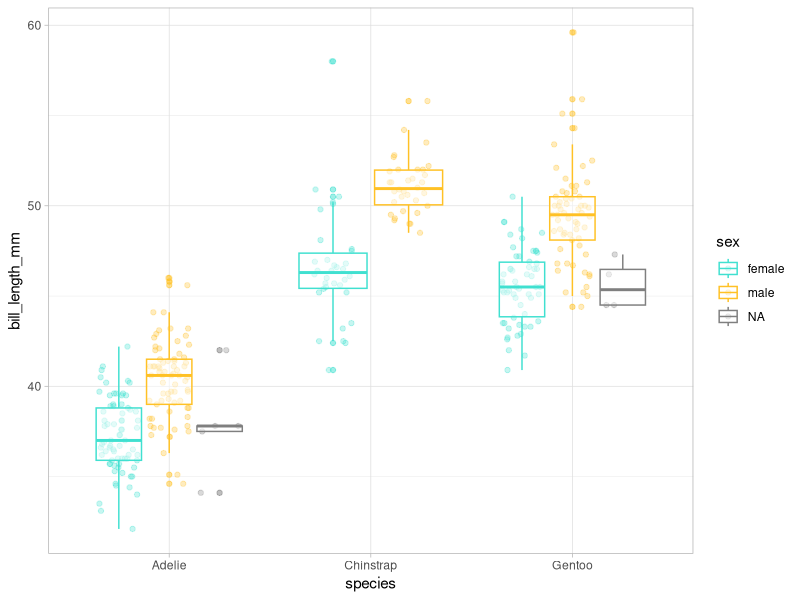
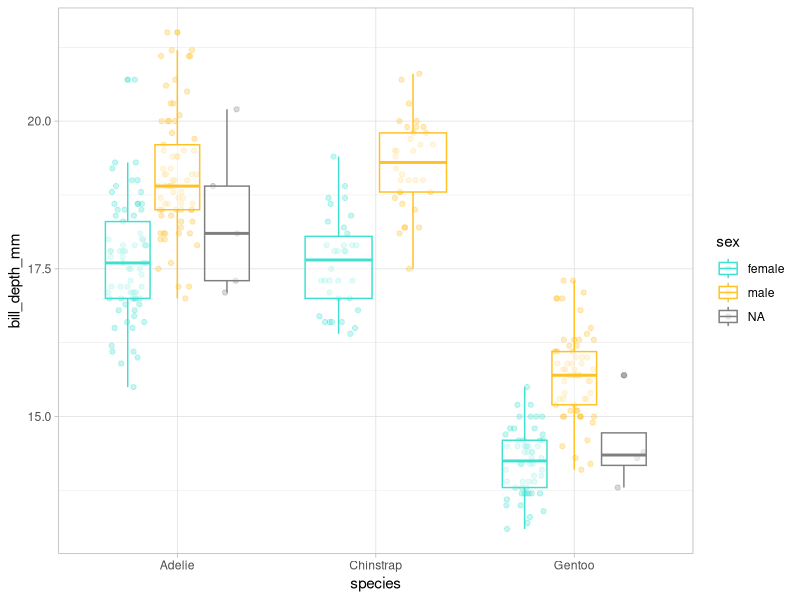
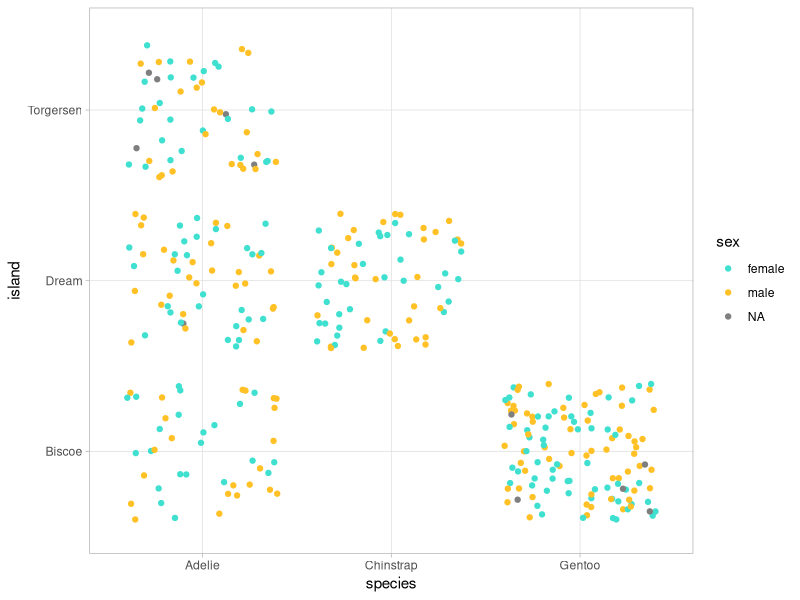
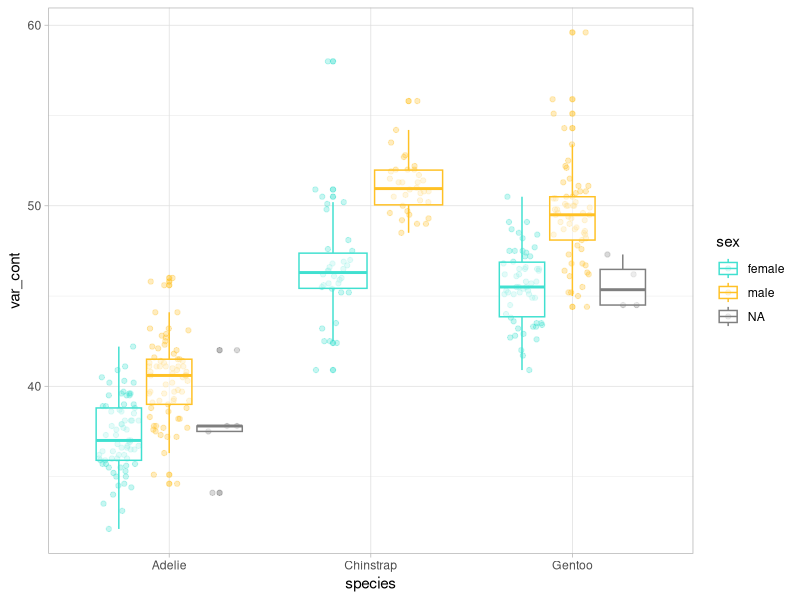
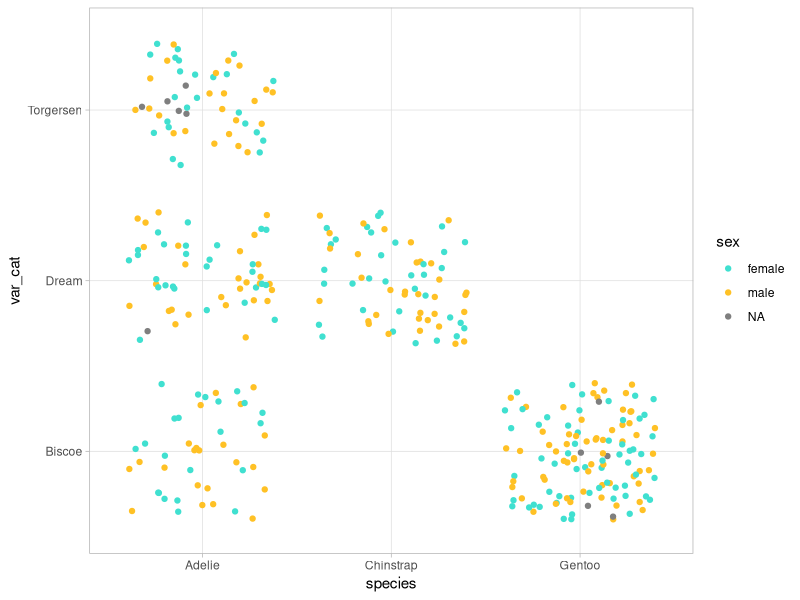
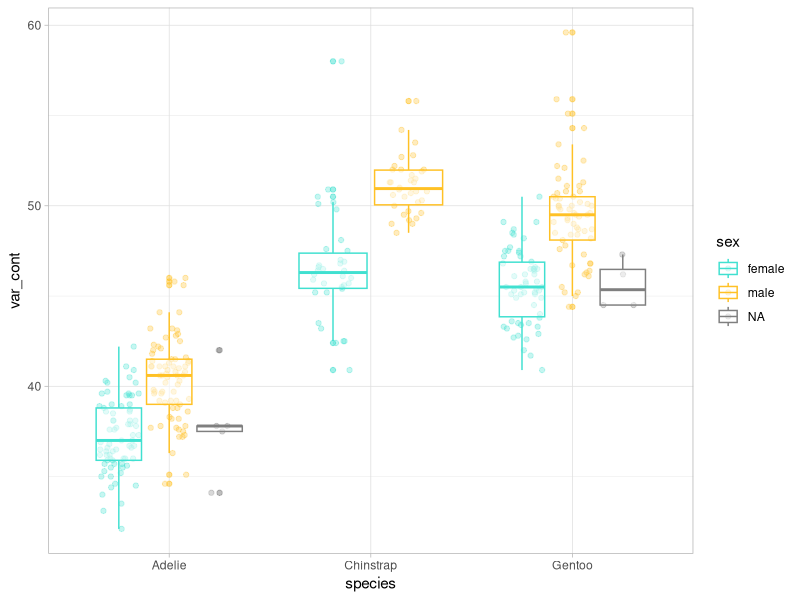
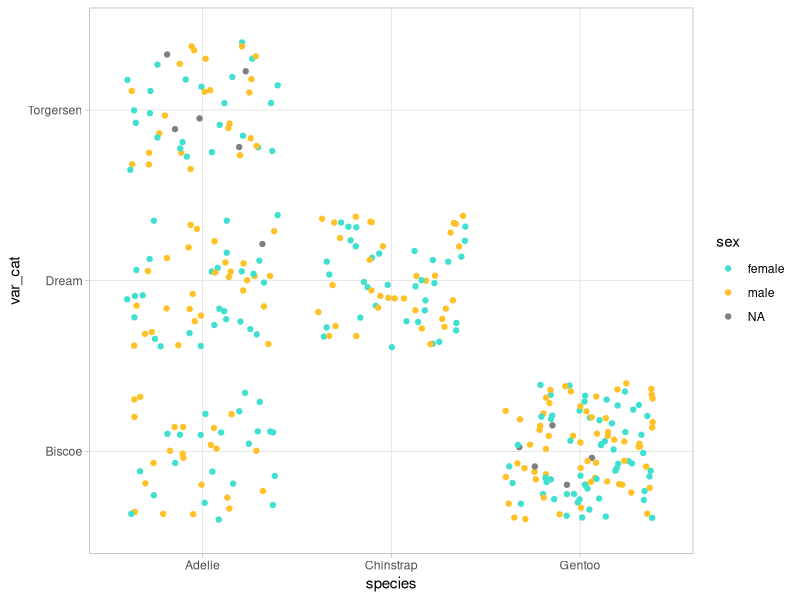

Generate these figures, in order, with R: (Note: this script raises an error after producing the figures.)
## ---- chunk 1

# install.packages("tidyverse")
# install.packages("palmerpenguins")
library(tidyverse)
library(palmerpenguins)

glimpse(penguins)
df <- penguins |> 
  select(bill_length_mm, bill_depth_mm, flipper_length_mm, body_mass_g)

#
df$bill_length_mm <- (df$bill_length_mm - min(df$bill_length_mm, na.rm = TRUE))/(max(df$bill_length_mm, na.rm = TRUE) - min(df$bill_length_mm, na.rm = TRUE)) 
df$bill_depth_mm <- (df$bill_depth_mm- min(df$bill_depth_mm, na.rm = TRUE))/(max(df$bill_depth_mm, na.rm = TRUE) - min(df$bill_length_mm, na.rm = TRUE)) 
df$flipper_length_mm <- (df$flipper_length_mm - min(df$flipper_length_mm, na.rm = TRUE))/(max(df$flipper_length_mm, na.rm = TRUE) - min(df$flipper_length_mm, na.rm = TRUE)) 
df$body_mass_g <- (df$body_mass_g - min(df$body_mass_g, na.rm = TRUE))/(max(df$body_mass_g, na.rm = TRUE) - min(df$body_mass_g, na.rm = TRUE))

#
rescale01 <- function(x) {
  rng <- range(x, na.rm = TRUE)   
  (x - rng[1]) / (rng[2] - rng[1]) 
} 

rescale01(c(0, 5, 10)) 

df$bill_length_mm <- rescale01(df$bill_length_mm) 
df$bill_depth_mm <- rescale01(df$bill_depth_mm) 
df$flipper_length_mm <- rescale01(df$flipper_length_mm) 
df$body_mass_g <- rescale01(df$body_mass_g)  

#
df <- penguins |> 
  select(bill_length_mm, bill_depth_mm, flipper_length_mm, body_mass_g)

lapply(df, rescale01)

## ---- chunk 2

body(rescale01)
formals(rescale01)
environment(rescale01)

## ---- chunk 3

f <- function(x) {
x + y
}

y <- 100
f(10)

y <- 1000
f(10)

## ---- chunk 4

sum
body(sum)

## ---- chunk 5

nombre1_v1 <- function(x, y) {
  paste(x, y, sep = "_")
}

nombre1_v2 <- function(x, y) paste(x, y, sep = "_")

nombre1_v3 <- \(x, y) paste(x, y, sep = "_")

nombre1_v1("Vero", "Cruz")
nombre1_v2("Vero", "Cruz")
nombre1_v3("Vero", "Cruz")

## ---- chunk 6

3 + 2
`+`(3, 2)

for (i in 1:2) print(i)
`for`(i, 1:2, print(i))

## ---- chunk 7

lapply(penguins, function(x) length(unique(x)))

models <- penguins %>%
  split(.$species) %>%
  map( ~ lm(body_mass_g ~ bill_length_mm, data = .)) #Método abreviado donde solo se utiliza un lado de la fórmula de la función

## ---- chunk 8

glimpse(penguins)

#Nos interesan las diferencias entre especie y sexo

ggplot(penguins, aes(x = species, y = bill_length_mm, color = sex)) +
  geom_point(position = position_jitterdodge(), alpha = 0.3) +
  geom_boxplot(alpha = 0.5) +
  scale_color_manual(values = c("turquoise", "goldenrod1")) +
  theme_light()

ggplot(penguins, aes(x = species, y = bill_depth_mm, color = sex)) +
  geom_point(position = position_jitterdodge(), alpha = 0.3) +
  geom_boxplot(alpha = 0.5) +
  scale_color_manual(values = c("turquoise", "goldenrod1")) +
  theme_light()

ggplot(penguins, aes(x = species, y = island, color = sex)) +
  geom_jitter() +
  scale_color_manual(values = c("turquoise", "goldenrod1")) +
  theme_light()

#Etc
## ---- chunk 9

var_cont <- penguins$bill_length_mm
var_cat <- penguins$island

ggplot(penguins, aes(x = species, y = var_cont, color = sex)) +
  geom_point(position = position_jitterdodge(), alpha = 0.3) +
  geom_boxplot(alpha = 0.5) +
  scale_color_manual(values = c("turquoise", "goldenrod1")) +
  theme_light()

ggplot(penguins, aes(x = species, y = var_cat, color = sex)) +
  geom_jitter() +
  scale_color_manual(values = c("turquoise", "goldenrod1")) +
  theme_light()
 
## ---- chunk 10

var_cont <- penguins$bill_length_mm
var_cat <- penguins$island
miformato <- list(scale_color_manual(values = c("turquoise", "goldenrod1")),
                  theme_light())

ggplot(penguins, aes(x = species, y = var_cont, color = sex)) +
  geom_point(position = position_jitterdodge(), alpha = 0.3) +
  geom_boxplot(alpha = 0.5) +
  miformato
  
ggplot(penguins, aes(x = species, y = var_cat, color = sex)) +
  geom_jitter() +
  miformato
 
## ---- chunk 11

var <- penguins$island
miformato <- list(scale_color_manual(values = c("turquoise", "goldenrod1")),
                  theme_light())

p <- ggplot(penguins, aes(x = species, y = var, color = sex)) +
  miformato

if (is.numeric(pull(penguins, var))) {
  
  p + 
    geom_point(position = position_jitterdodge(), alpha = 0.3) +
    geom_boxplot(alpha = 0.5) 
  
} else {
  
  p + 
    geom_jitter()
  
}
 
## ---- chunk 12

#Ejemplos de nombres que no hacer

T <- FALSE
c <- 10
mean <- function(x) sum(x)

rm(T, c, mean)

## ---- chunk 13

#Varias opciones

expplot <- function (var) {
  miformato <-
    list(scale_color_manual(values = c("turquoise", "goldenrod1")),
         theme_light())
  p <- ggplot(penguins, aes(x = species, y = pull(penguins, var), color = sex)) +
    ylab(var) +
    miformato
  if (is.numeric(pull(penguins, var))) {
    p +
      geom_point(position = position_jitterdodge(), alpha = 0.3) +
      geom_boxplot(alpha = 0.5)
    
  } else {
    p +
      geom_jitter()
    
  }
}

## ---- chunk 14

expplot(var = "island") 
expplot(var = "year") 
expplot(var = "body_mass_g") 

 
## ---- chunk 15

average <- mean(feet / 12 + inches, na.rm = TRUE)

average<-mean(feet/12+inches,na.rm=TRUE)

## ---- chunk 16

?plot

plot(1:5, 1:5)

plot(1:5, 1:5, main = "Estoy usando argumentos de par")

## ---- chunk 17

sum(1, 2, 5, na.mr = TRUE)
sum(1, 2, NA, na.mr = TRUE)

